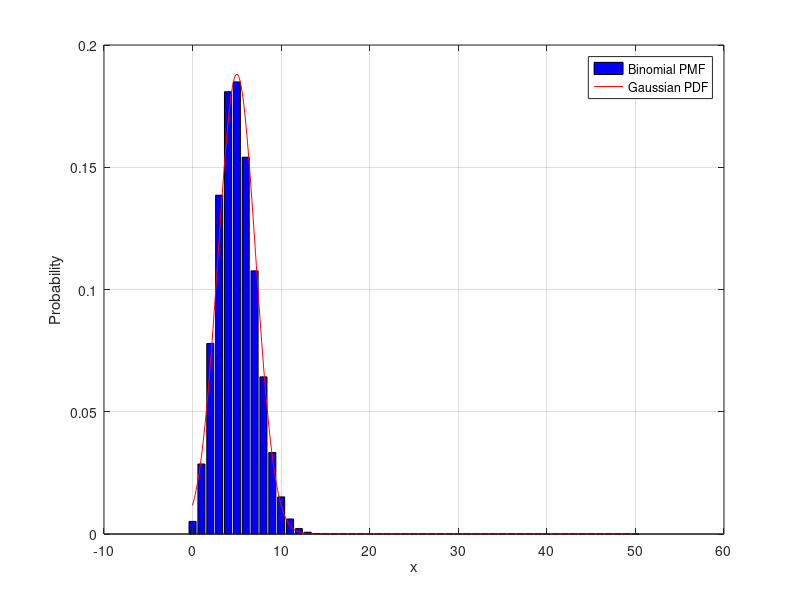

This chart was generated by the following MATLAB code:
%% Binomial Theorical PMF
Bino_PMF = [];
x1 = [0:0.1:50];
n = 50; p = 0.1;
Theo_AVG = n*p;
Theo_VAR = n*p*(1-p);

Bino_PMF = ((1/(sqrt(2*pi)*sqrt(Theo_VAR)))*exp(-((x1-Theo_AVG).^2/(2*sqrt(Theo_VAR)*sqrt(Theo_VAR)))));

%% Gausian Theorical PMF
Gaus_PMF = [];
x2=[0:1:50];
n=50;
p=0.1;

for lp= 1:length(x2)
    Gaus_PMF(lp)=nchoosek(n,x2(lp))*p^(x2(lp))*(1-p)^(n-x2(lp));
end;

figure(1)
bar(x2, Gaus_PMF, 'b'); grid on;

xlabel('x');
ylabel('Probability');

hold on;

plot(x1,Bino_PMF,'r');
legend('Binomial PMF','Gaussian PDF');